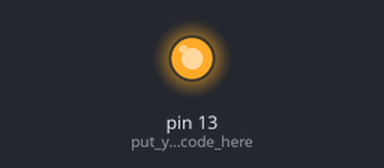
Bench run of a sketch on a simulated Arduino Uno, built with avr-gcc and run on an emulated ATmega328P. On the bench: output pins drawn as LEDs (lit = HIGH).

Above: at 5.0 s.
At 20.0 s:
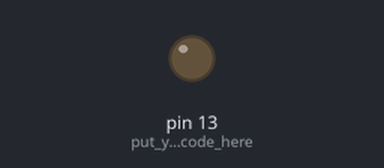
Timing chart, 0 to 39.0 s (numbered marks = the images above):
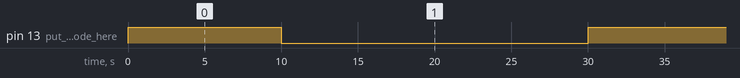

Measured:
- by itself, pin 13 (put_your_setup_code_here): alternates HIGH for 10.0 s and LOW for 20.0 s

The sketch:

sketch_sep12a.ino
```cpp
void setup()
{
  Serial.begin(9600);
  pinMode(13,OUTPUT);// put your setup code here, to run once:
}
void loop()
{
 digitalWrite(13,HIGH);
 delay(10000);
 digitalWrite(13,LOW);
 delay(20000);// put your main code here, to run repeatedly:
}
```
